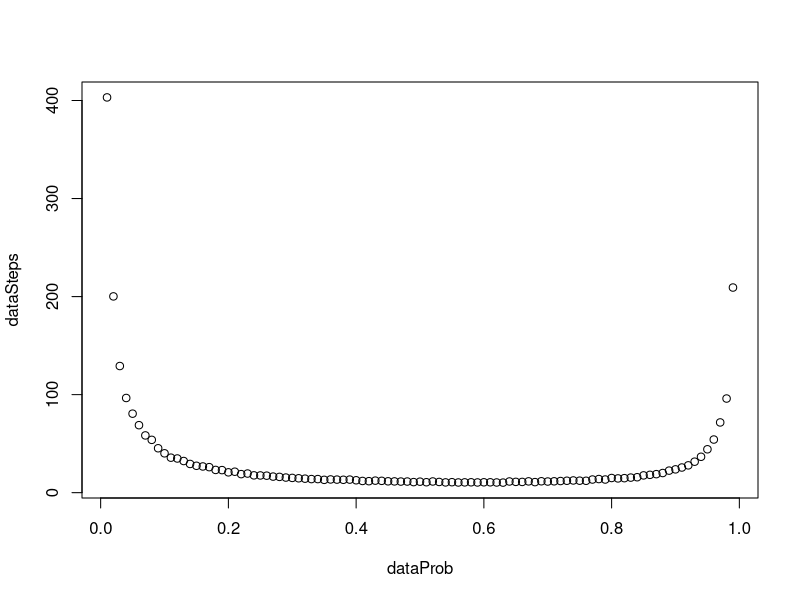

Write R code to recreate this figure.


###Function takes in probability of rian, number of umbrellas at his home and at his 
###office and the number of trials
umbrella <- function(prob, xUmb, yUmb, nTrials){
  i<-1
  numSuccess <- c()
  while(i <= nTrials){
    count <- 0
    loc <- -1
    x <- xUmb
    y <- yUmb
    wet <- FALSE
    while(wet == FALSE){
      rainProb <- runif(1)
      if(rainProb > prob){
        count <- count + 1
        loc <- loc * -1
      }
      else{
        if(loc == -1){
          if(x == 0){
            numSuccess <- c(numSuccess, count)
            wet <- TRUE
          }
          else{
            x <- x -1
            count <- count + 1
            y <- y + 1
            loc <- loc * -1
          }
        }
        else{
          if(y ==0){
            numSuccess <- c(numSuccess, count)
            wet <- TRUE
          }
          else{
            y <- y -1
            x <- x + 1
            count <- count + 1
            loc <- loc * -1
          }
        }
      } 
    }
    
    i <- i + 1
  }
  avg <- mean(numSuccess)
  avg
}


###this will loop through the probabilities of rain by increments of .01
###and plot the data - manipulate this data for ntrials, number of umbrellas etc
j<-.01
dataSteps <- c()
dataProb <- c()
while(j<=1){
  dataProb <- c(dataProb, j)
  dataSteps <- c(dataSteps, umbrella(j,1,1,1000))
  j <- j + .01
}
df <- cbind(dataProb)
df <- cbind(df, dataSteps)
plot(df)
